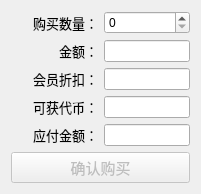
          <widget class="QWidget" name="page_buyer">
           <layout class="QGridLayout" name="gridLayout_6" columnstretch="1,1">
            <item row="3" column="0">
             <widget class="QLabel" name="label_discount">
              <property name="font">
               <font>
                <family>微软雅黑</family>
                <pointsize>10</pointsize>
               </font>
              </property>
              <property name="text">
               <string>会员折扣：</string>
              </property>
              <property name="alignment">
               <set>Qt::AlignRight|Qt::AlignTrailing|Qt::AlignVCenter</set>
              </property>
             </widget>
            </item>
            <item row="3" column="1">
             <widget class="QLineEdit" name="lineEdit_discount">
              <property name="readOnly">
               <bool>true</bool>
              </property>
             </widget>
            </item>
            <item row="2" column="0">
             <widget class="QLabel" name="label_price">
              <property name="font">
               <font>
                <family>微软雅黑</family>
                <pointsize>10</pointsize>
                <weight>50</weight>
                <bold>false</bold>
               </font>
              </property>
              <property name="text">
               <string>金额：</string>
              </property>
              <property name="alignment">
               <set>Qt::AlignRight|Qt::AlignTrailing|Qt::AlignVCenter</set>
              </property>
             </widget>
            </item>
            <item row="1" column="0">
             <widget class="QLabel" name="label_amount">
              <property name="font">
               <font>
                <family>微软雅黑</family>
                <pointsize>10</pointsize>
                <weight>50</weight>
                <bold>false</bold>
               </font>
              </property>
              <property name="text">
               <string>购买数量：</string>
              </property>
              <property name="alignment">
               <set>Qt::AlignRight|Qt::AlignTrailing|Qt::AlignVCenter</set>
              </property>
             </widget>
            </item>
            <item row="4" column="1">
             <widget class="QLineEdit" name="lineEdit_token">
              <property name="readOnly">
               <bool>true</bool>
              </property>
             </widget>
            </item>
            <item row="4" column="0">
             <widget class="QLabel" name="label_token">
              <property name="font">
               <font>
                <family>微软雅黑</family>
                <pointsize>10</pointsize>
               </font>
              </property>
              <property name="text">
               <string>可获代币：</string>
              </property>
              <property name="alignment">
               <set>Qt::AlignRight|Qt::AlignTrailing|Qt::AlignVCenter</set>
              </property>
             </widget>
            </item>
            <item row="2" column="1">
             <widget class="QLineEdit" name="lineEdit_price">
              <property name="readOnly">
               <bool>true</bool>
              </property>
             </widget>
            </item>
            <item row="1" column="1">
             <widget class="QSpinBox" name="spinBox_buyer">
              <property name="readOnly">
               <bool>false</bool>
              </property>
              <property name="maximum">
               <number>9999</number>
              </property>
             </widget>
            </item>
            <item row="5" column="1">
             <widget class="QLineEdit" name="lineEdit_real">
              <property name="readOnly">
               <bool>true</bool>
              </property>
             </widget>
            </item>
            <item row="5" column="0">
             <widget class="QLabel" name="label_real">
              <property name="font">
               <font>
                <family>微软雅黑</family>
                <pointsize>10</pointsize>
               </font>
              </property>
              <property name="text">
               <string>应付金额：</string>
              </property>
              <property name="alignment">
               <set>Qt::AlignRight|Qt::AlignTrailing|Qt::AlignVCenter</set>
              </property>
             </widget>
            </item>
            <item row="6" column="0" colspan="2">
             <widget class="QPushButton" name="pushButton_buy">
              <property name="enabled">
               <bool>false</bool>
              </property>
              <property name="font">
               <font>
                <pointsize>11</pointsize>
               </font>
              </property>
              <property name="text">
               <string>确认购买</string>
              </property>
              <property name="checkable">
               <bool>false</bool>
              </property>
             </widget>
            </item>
           </layout>
          </widget>
